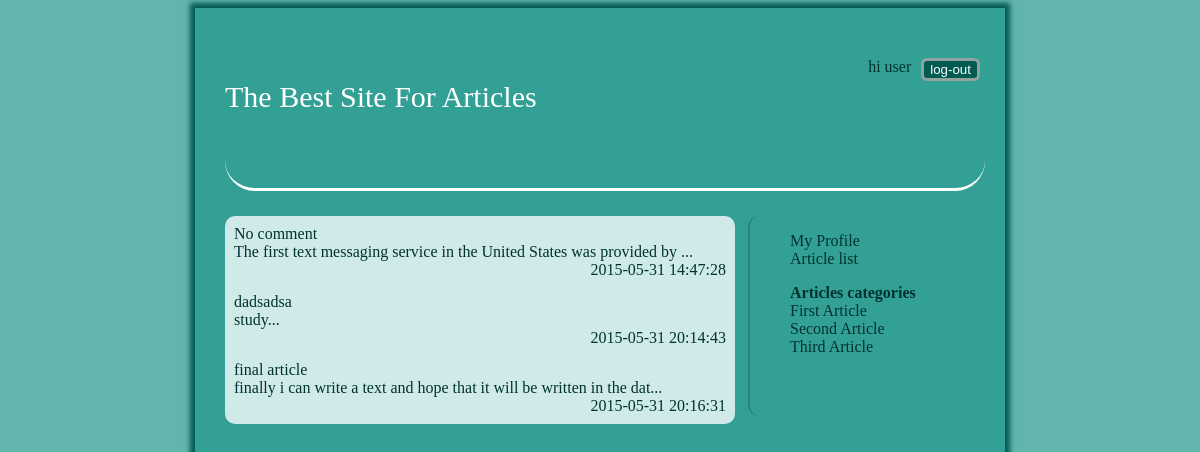
The app's page /article_list.php (signed in) with its own data.
### tables this page shows
CREATE TABLE `article` (
  `id` int(6) unsigned NOT NULL AUTO_INCREMENT,
  `title` text,
  `content` text,
  `reg_date` timestamp NOT NULL DEFAULT CURRENT_TIMESTAMP ON UPDATE CURRENT_TIMESTAMP,
  `owner_id` int(6) DEFAULT NULL,
  `category` varchar(255) DEFAULT NULL,
  PRIMARY KEY (`id`)
);

### model/link.php (called while the page is built, shortened)
<?php
class DatabaseConnection {
 	public $host = "localhost";
 	public $user = "root";
 	public $password = "root";
 	public $database ="test";
 	public function __construct () {
		return $this->link = mysqli_connect($this->host,$this->user,$this->password,$this->database);
 	}
}
?>

### controller/article.php (called while the page is built, shortened)
<?php
require_once("model/user.php");
require_once("model/article.php");
Class ArticleController {
	public $articleModel;
	public function __construct (){
		$this->articleModel =  new ArticleModel();
	}
	public function getArticles (){
		$articles = $this->articleModel->getArticles();
		$count = count($articles);
		for ($i =0; $i < $count; $i++) {
			$articles[$i]->content = substr($articles[$i]->content, 0,70);
		}
		return $articles;
	}
}
?>

### model/article.php (called while the page is built, shortened)
<?php
require_once("link.php");
require_once("class/article.php");
Class ArticleModel extends DatabaseConnection {
	public function getArticles() {
		$sql = "select * from article";
		$result = $this->link->query($sql);
		$articles = array();
		$index = 0;
		while($row = mysqli_fetch_array($result)) {
			$articles[$index] = new Article($row);
			$index++;
		}
		return $articles;
	}
}
?>

### class/article.php (called while the page is built, shortened)
<?php
class Article {
	public function __construct ($row) {
		$this->id = $row["id"];
		$this->title = $row["title"];
		$this->content = $row["content"];
		$this->reg_date = $row["reg_date"];
	}
}
?>

### article_list.php (the view, shortened to what this page needs)
<?php
require_once("header.php");
require_once("sidebar.php");
require_once("controller/article.php");
$articleController = new ArticleController();
?>
<div class="content">
<?php
$articles = $articleController->getArticles();
$count = count($articles);
for ($i = 0; $i < $count; $i++) {
?>
<div class="fullArtsDivsConteiner">
	<a  href="article.php?id=<?= $articles[$i]->id?>">
		<div class="fullArtsDivs">
			<div class="title">
				<?= $articles[$i]->title ?>
			</div>
			<div>
				<?= $articles[$i]->content .'...' ?>
			</div>
			<div class="date"><?= $articles[$i]->reg_date ?>
			</div>
		</div>
	</a>
</div>
<?php
}
?>
				</div>
			</div>
	</body>
</html>

### css/style.css (style rules this page uses)
body { background: #62B5AE; text-align: center; }
ul, span, a, div { color: #00332F; }
.content { width: 68%; margin: 25px 0; display: inline-block; float: left; background: #CFEAE8; border-radius: 10px; min-height: 200px; }
.fullArtsDivs { margin: 4px 4px 4px; padding: 5px; box-shadow: 0px 0px 10px 0px width; border-radius: 10px; }
a { text-decoration: none; }
.date { text-align: right; }

### records on screen
article: title "No comment", content "The first text messaging service in the United States was provided by", reg_date "2015-05-31 14:47:28"
article: title "dadsadsa", content "study", reg_date "2015-05-31 20:14:43"
article: title "final article", content "finally i can write a text and hope that it will be written in the dat", reg_date "2015-05-31 20:16:31"

### other values on screen
$_SESSION["name"] "user"
